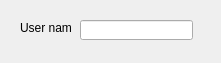
<?xml version="1.0" encoding="UTF-8"?>
<ui version="4.0">
 <class>UserSettingsClass</class>
 <widget class="QWidget" name="UserSettingsClass">
  <property name="geometry">
   <rect>
    <x>0</x>
    <y>0</y>
    <width>221</width>
    <height>63</height>
   </rect>
  </property>
  <property name="windowTitle">
   <string>User settings</string>
  </property>
  <widget class="QLineEdit" name="userNameLineEdit">
   <property name="geometry">
    <rect>
     <x>80</x>
     <y>20</y>
     <width>113</width>
     <height>20</height>
    </rect>
   </property>
  </widget>
  <widget class="QLabel" name="label">
   <property name="geometry">
    <rect>
     <x>20</x>
     <y>20</y>
     <width>51</width>
     <height>16</height>
    </rect>
   </property>
   <property name="text">
    <string>User name</string>
   </property>
  </widget>
 </widget>
 <resources/>
 <connections/>
</ui>
